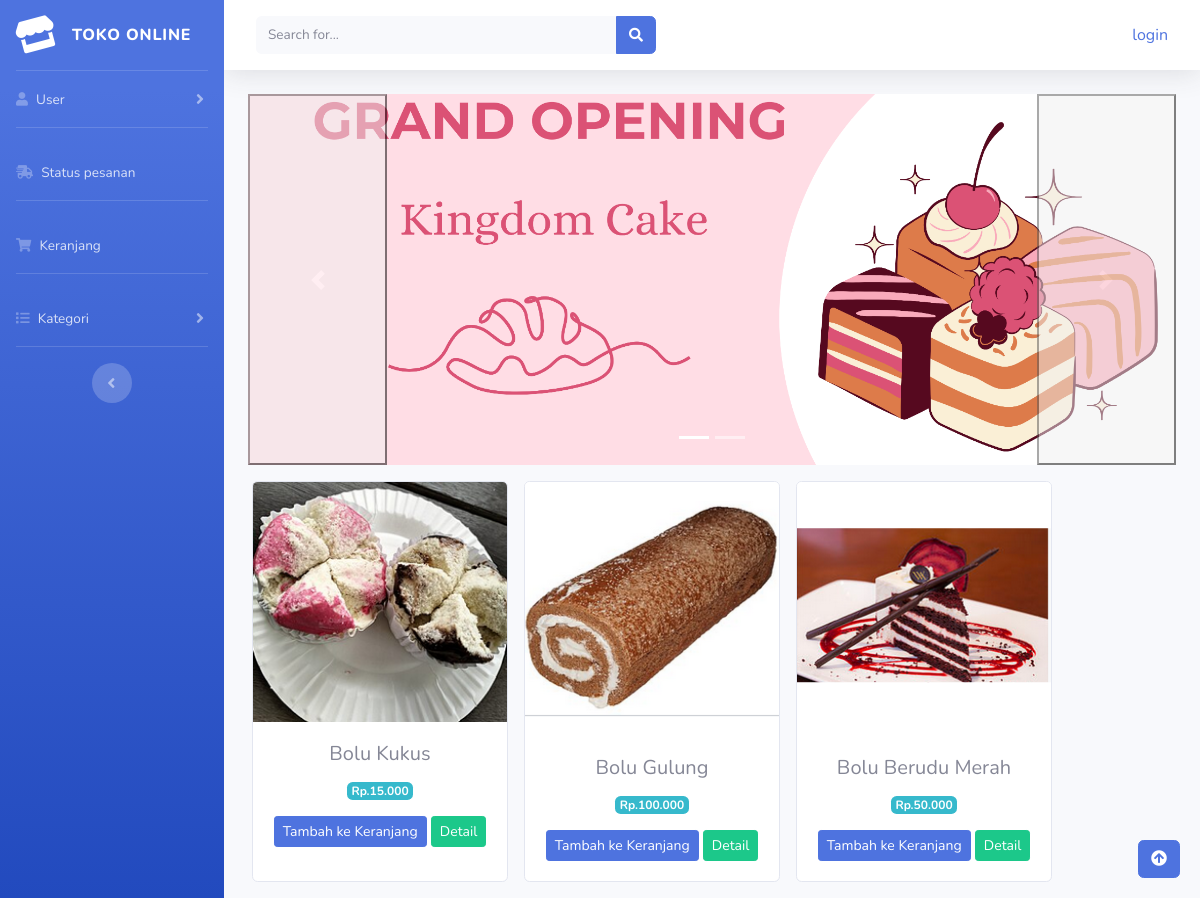
Before: / with the older database file.
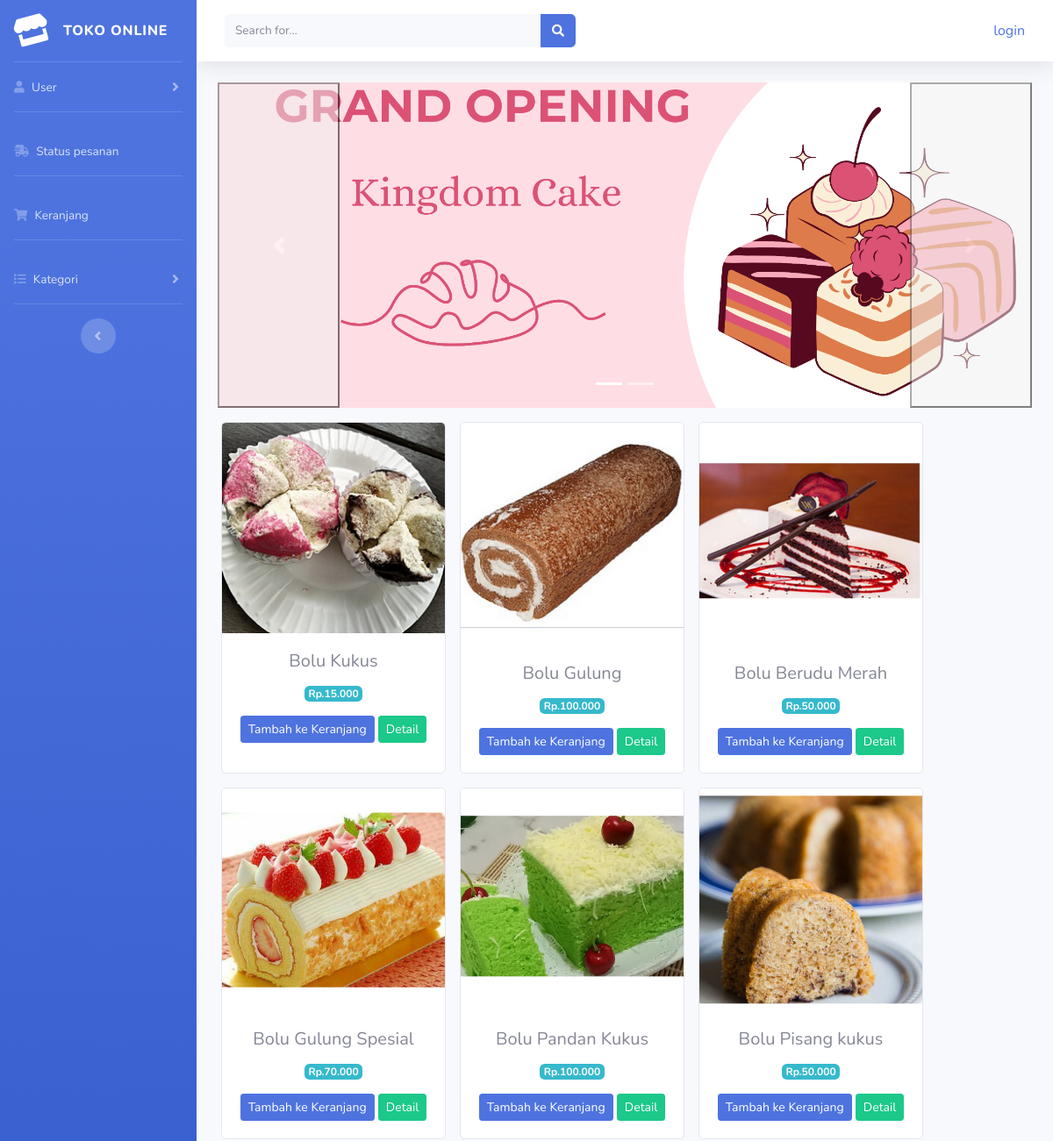
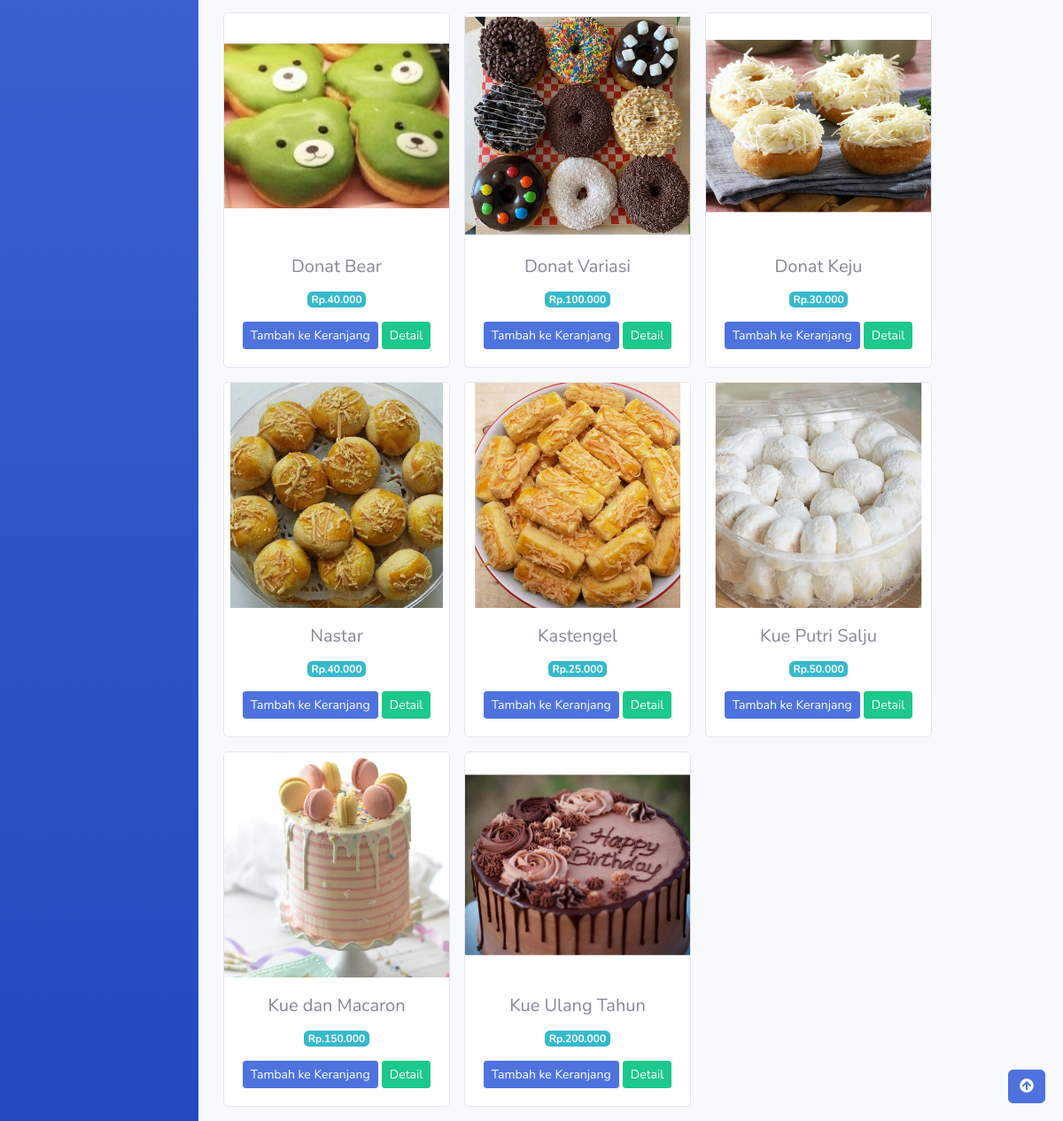
After: the same page with the newer database file (2 pictures, top to bottom).
### tables this page shows
CREATE TABLE `tb_barang` (
  `id_brg` int(11) NOT NULL,
  `nama_brg` varchar(128) NOT NULL,
  `keterangan` varchar(225) NOT NULL,
  `kategori` varchar(60) NOT NULL,
  `harga` int(11) NOT NULL,
  `stok` int(4) NOT NULL,
  `gambar` text NOT NULL
);

### application/controllers/home.php (called while the page is built)
<?php
class Home extends CI_Controller
{
    public function index()
    {
        $data['title'] = 'Kingdom Cake';
        $data['barang'] = $this->model_barang->tampil_data()->result();
        $this->load->view('templates/header', $data);
        $this->load->view('templates/sidebar');
        $this->load->view('user/dashboard', $data);
        $this->load->view('templates/footer');
    }
}

### index.php (called while the page is built, shortened)
<?php
require_once BASEPATH.'core/CodeIgniter.php';

### application/models/model_barang.php (called while the page is built, shortened)
<?php
final class model_barang extends CI_Model
{
    public function tampil_data()
    {
        return $this->db->get('tb_barang');
    }
}

### application/views/user/dashboard.php (the view, shortened to what this page needs)
<div class="container-fluid">
    <div id="carouselExampleIndicators" class="carousel slide" data-ride="carousel">
        <ol class="carousel-indicators">
            <li data-target="#carouselExampleIndicators" data-slide-to="0" class="active"></li>
            <li data-target="#carouselExampleIndicators" data-slide-to="1"></li>
        </ol>
        <div class="carousel-inner">
            <div class="carousel-item active">
                <img src="<?php echo base_url('assets/img/slider/grandopening.png') ?>" class="d-block w-100" alt="...">
            </div>
        </div>
        <button class="carousel-control-prev" type="button" data-target="#carouselExampleIndicators" data-slide="prev">
            <span class="carousel-control-prev-icon" aria-hidden="true"></span>
        </button>
        <button class="carousel-control-next" type="button" data-target="#carouselExampleIndicators" data-slide="next">
            <span class="carousel-control-next-icon" aria-hidden="true"></span>
        </button>
    </div>
    <div class="row text-center mt-3">
        <?php foreach ($barang as $brg) : ?>
            <div class="card ml-3 mb-3" style="width: 16rem;">
                <img src="<?php echo base_url() . '/uploads/' . $brg->gambar ?>" class="card-img-top" style="width: 100%; height: auto;" alt="...">
                <div class="card-body" style="width: 100%;">
                    <h5 class=" card-title"><?php echo $brg->nama_brg ?></h5>
                    <span class="badge badge-info mb-3">Rp.<?php echo number_format($brg->harga, 0, ',', '.') ?></span><br>
                    <?php
                    if ($brg->stok > 0) {
                        echo anchor('dashboard/tambah_ke_keranjang/' . $brg->id_brg, '<div class="btn btn-sm btn-primary"> Tambah ke Keranjang </div>');
                    } else {
                        echo '<div class="btn btn-sm btn-danger"> Habis </div>';
                    }
                    ?>
                    <?php echo anchor('dashboard/detail/' . $brg->id_brg, '<div class="btn btn-sm btn-success"> Detail </div>') ?>
                </div>
            </div>
        <?php endforeach ?>
    </div>
    <div class="text-center mt-3" style="position: fixed; bottom: 20px; right: 20px; z-index: 99;">
        <a href="#top" class="btn btn-primary"><i class="fas fa-arrow-circle-up"></i></a>
    </div>
</div>

### application/views/templates/header.php (shortened to what this page needs)
<!DOCTYPE html>
<html lang="en">
<head>
    <link href="<?php echo base_url() ?>assets/vendor/fontawesome-free/css/all.min.css" rel="stylesheet" type="text/css">
    <link href="<?php echo base_url() ?>assets/css/sb-admin-2.min.css" rel="stylesheet">
</head>

### application/views/templates/sidebar.php (shortened to what this page needs)
<body id="page-top">
    <div id="wrapper">
        <ul class="navbar-nav bg-gradient-primary sidebar sidebar-dark accordion" id="accordionSidebar">
            <a class="sidebar-brand d-flex align-items-center justify-content-center" href="<?php echo base_url('home') ?>">
                <div class="sidebar-brand-icon rotate-n-15">
                    <i class="fas fa-store"></i>
                </div>
                <div class="sidebar-brand-text mx-3">Toko Online</div>
            </a>
            <hr class="sidebar-divider my-0">
            <li class="nav-item">
                <a class="nav-link collapsed" href="#" data-toggle="collapse" data-target="#collapse" aria-expanded="true" aria-controls="collapseUtilities">
                    <i class="fas fa-user"></i>
                    <span>User</span>
                </a>
            </li>
            <hr class="sidebar-divider">
            <li class="nav-item">
                <a class="nav-link" href="<?php echo base_url('shipping') ?>">
                    <i class="fas fa-shipping-fast"></i>
                    <span>Status pesanan</span></a>
            </li>
            <hr class="sidebar-divider">
            <li class="nav-item">
                <a class="nav-link" href="<?php echo base_url('dashboard/detail_keranjang') ?>">
                    <i class="fas fa-shopping-cart"></i>
                    <span>Keranjang</span></a>
            </li>
            <hr class="sidebar-divider">
            <li class="nav-item">
                <a class="nav-link collapsed" href="#" data-toggle="collapse" data-target="#collapseUtilities" aria-expanded="true" aria-controls="collapseUtilities">
                    <i class="fas fa-list"></i>
                    <span>Kategori</span>
                </a>
            </li>
            <hr class="sidebar-divider d-none d-md-block">
            <div class="text-center d-none d-md-inline">
                <button class="rounded-circle border-0" id="sidebarToggle"></button>
            </div>
        </ul>
        <div id="content-wrapper" class="d-flex flex-column">
            <div id="content">
                <nav class="navbar navbar-expand navbar-light bg-white topbar mb-4 static-top shadow">
                    <form action="<?php echo base_url('dashboard/search') ?>" method="post" class="d-none d-sm-inline-block form-inline mr-auto ml-md-3 my-2 my-md-0 mw-100 navbar-search">
                        <div class="input-group">
                            <input type="text" name="keyword" class="form-control bg-light border-0 small" placeholder="Search for..." aria-label="Search" aria-describedby="basic-addon2">
                            <div class="input-group-append">
                                <button class="btn btn-primary" type="submit">
                                    <i class="fas fa-search fa-sm"></i>
                                </button>
                            </div>
                        </div>
                    </form>
                    <ul class="navbar-nav ml-auto">
                        <div class="navbar">
                            <ul class="nav navbar-nav navbar-right">
                                <?php if ($this->session->userdata('email')) { ?>
                                    <li>
                                        <div>Selamat Datang <?php echo $this->session->userdata('nama'); ?> </div>
                                    </li>
                                    <li class="ml-2">
                                        <?php echo anchor('auth/logout', 'logout') ?>
                                    </li>
                                <?php } else { ?>
                                    <li>
                                        <?php echo anchor('auth/login', 'login') ?>
                                    </li>
                                <?php } ?>
                            </ul>
                        </div>
                    </ul>
                </nav>

### application/views/templates/footer.php (shortened to what this page needs)
</body>
</html>

Changed rows visible on the page:
added tb_barang: gambar (picture), nama_brg "Bolu Gulung Spesial", harga "70.000", id_brg "Tambah ke Keranjang", id_brg "Detail"
added tb_barang: gambar (picture), nama_brg "Bolu Pandan Kukus", harga "100.000", id_brg "Tambah ke Keranjang", id_brg "Detail"
added tb_barang: gambar (picture), nama_brg "Bolu Pisang kukus", harga "50.000", id_brg "Tambah ke Keranjang", id_brg "Detail"
added tb_barang: gambar (picture), nama_brg "Donat Bear", harga "40.000", id_brg "Tambah ke Keranjang", id_brg "Detail"
added tb_barang: gambar (picture), nama_brg "Donat Variasi", harga "100.000", id_brg "Tambah ke Keranjang", id_brg "Detail"
added tb_barang: gambar (picture), nama_brg "Donat Keju", harga "30.000", id_brg "Tambah ke Keranjang", id_brg "Detail"
added tb_barang: gambar (picture), nama_brg "Nastar", harga "40.000", id_brg "Tambah ke Keranjang", id_brg "Detail"
added tb_barang: gambar (picture), nama_brg "Kastengel", harga "25.000", id_brg "Tambah ke Keranjang", id_brg "Detail"
added tb_barang: gambar (picture), nama_brg "Kue Putri Salju", harga "50.000", id_brg "Tambah ke Keranjang", id_brg "Detail"
added tb_barang: gambar (picture), nama_brg "Kue dan Macaron", harga "150.000", id_brg "Tambah ke Keranjang", id_brg "Detail"
added tb_barang: gambar (picture), nama_brg "Kue Ulang Tahun", harga "200.000", id_brg "Tambah ke Keranjang", id_brg "Detail"
